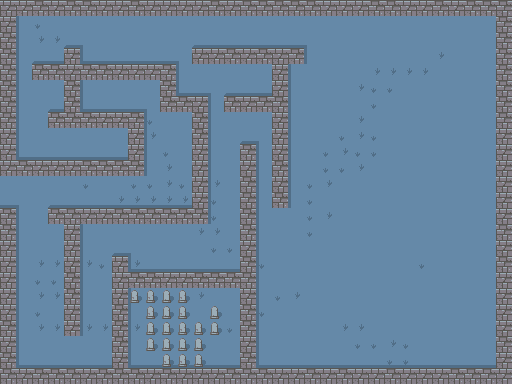

The image is a tile-based game level rendered from a .tmx file. Its description and source (layers, tilesets, objects; grid data summarised) follow:
An orthogonal 32x24 tile map with 16x16 px tiles, 3 tile layers (bg, l1, l2) and 26 objects (Triceps, Michel, fromRoom1, room1).

<map version="1.0" orientation="orthogonal" renderorder="right-down" width="32" height="24" tilewidth="16" tileheight="16" nextobjectid="243">
 <tileset firstgid="1" name="graveyard" tilewidth="16" tileheight="16" tilecount="25" columns="5">
  <image source="../assets/pics/graveyard.png" trans="f4bdb0" width="80" height="80" />
 </tileset>
 <layer name="bg" width="32" height="24">
  <properties>
   <property name="layer" type="int" value="0" />
  </properties>
  <data>[768 cells, 768 non-empty, 3 distinct tile ids]</data>
 </layer>
 <layer name="l1" width="32" height="24">
  <properties>
   <property name="layer" type="int" value="1" />
  </properties>
  <data>[768 cells, 768 non-empty, 8 distinct tile ids]</data>
 </layer>
 <layer name="l2" width="32" height="24">
  <properties>
   <property name="layer" type="int" value="2" />
  </properties>
  <data>[768 cells, 202 non-empty, 6 distinct tile ids]</data>
 </layer>
 <objectgroup color="#ffaa00" name="t_doors">
  <properties>
   <property name="layer" type="int" value="1" />
  </properties>
 </objectgroup>
 <objectgroup color="#aa007f" name="s_colliders">
  <properties>
   <property name="layer" type="int" value="1" />
  </properties>
  <object id="167" x="0" y="0" width="512" height="16" />
  <object id="170" x="16" y="368" width="496" height="16" />
  <object id="172" x="496" y="16" width="16" height="352" />
  <object id="206" x="0" y="16" width="16" height="160" />
  <object id="207" x="0" y="208" width="16" height="176" />
  <object id="208" x="32" y="64" width="128" height="16" />
  <object id="209" x="64" y="48" width="16" height="16" />
  <object id="210" x="64" y="80" width="16" height="32" />
  <object id="211" x="48" y="112" width="96" height="16" />
  <object id="212" x="16" y="160" width="128" height="16" />
  <object id="213" x="128" y="128" width="16" height="32" />
  <object id="214" x="160" y="64" width="16" height="48" />
  <object id="216" x="176" y="96" width="32" height="16" />
  <object id="217" x="224" y="96" width="64" height="16" />
  <object id="218" x="192" y="48" width="112" height="16" />
  <object id="221" x="112" y="272" width="144" height="96" />
  <object id="222" x="48" y="208" width="160" height="16" />
  <object id="223" x="192" y="112" width="16" height="96" />
  <object id="224" x="240" y="144" width="16" height="128" />
  <object id="226" x="272" y="64" width="16" height="144" />
  <object id="228" x="64" y="224" width="16" height="112" />
  <object id="229" x="112" y="256" width="16" height="16" />
 </objectgroup>
 <objectgroup color="#00ff00" name="s_spawn">
  <properties>
   <property name="layer" type="int" value="1" />
  </properties>
  <object id="203" name="Triceps" x="60.2655" y="133.873" width="16" height="16">
   <properties>
    <property name="type" value="skeleton" />
   </properties>
  </object>
  <object id="230" name="Michel" x="159.992" y="154.65" width="16" height="16">
   <properties>
    <property name="type" value="skeleton" />
   </properties>
  </object>
  <object id="235" name="fromRoom1" x="-4.67831" y="183.978" width="16" height="16">
   <properties>
    <property name="type" value="fromRoom1" />
   </properties>
  </object>
 </objectgroup>
 <objectgroup color="#ffff00" name="t_passage">
  <object id="240" name="room1" x="-16" y="176" width="10.3319" height="32">
   <properties>
    <property name="destination" value="room1" />
    <property name="spawn" value="fromRoom2" />
   </properties>
  </object>
 </objectgroup>
</map>